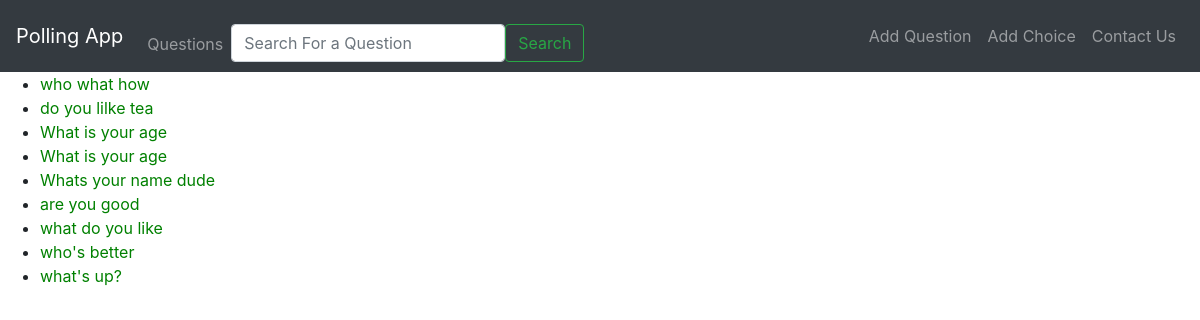
Screenshot of /polls/ with the database file from the repository.
### polls/models.py (models this page shows, shortened)
class Question(models.Model):
    question_text= models.CharField(max_length=200)
    pub_date= models.DateTimeField('date published')

### polls/views.py (the view)
# urls.py: path('', views.IndexView.as_view(), name='index'),
class IndexView(generic.ListView):
    template_name='polls/index.html'
    context_object_name='latest_qlist'
    def get_queryset(self):
        return Question.objects.order_by('-pub_date')[:10]

### polls/templates/polls/index.html
{% extends 'polls/base.html' %}
{% block content %}
{% if latest_qlist %}
    <ul>
        {% for question in latest_qlist %}
            <li><a href="{% url 'polls:detail' question.id %}">{{ question.question_text }}</a></li>
        {% endfor %}
    </ul>
{% else %}
    <p>No question available</p>
{% endif %}
{% endblock %}

### polls/templates/polls/base.html (shortened to what this page needs)
{% load static %}
<!DOCTYPE HTML>
<html>
<head>
    <link rel="stylesheet" href="https://stackpath.bootstrapcdn.com/bootstrap/4.3.1/css/bootstrap.min.css">
    <link rel="stylesheet" href="{% static 'polls/style.css' %}">
</head>
<body>
 <nav class="navbar navbar-expand-sm navbar-dark bg-dark">
      <a class="navbar-brand " href="{% url 'polls:index' %}">
        Polling App
      </a>
        <ul class="nav navbar-nav pt-3">
            <li class="nav-item"> <a class="nav-link " href="{% url 'polls:index' %}">Questions</a></li>
            <li class="nav-item">
                <form class="navbar-form form-inline" role="search" method="GET" action="{% url 'polls:search' %}">
                     <input class="form-control" type="text" name="search_key" placeholder="Search For a Question">
                    <input class="btn btn-outline-success" type="submit" value="Search">
                </form>
            </li>
        </ul>
        <div class="d-block d-flex flex-row ml-auto">
            <ul class="nav navbar-nav">
                <li class="nav-item">  <a href="{% url 'polls:add_question' %}" class="nav-link" >Add Question</a></li>
                <li class="nav-item">  <a href="{% url 'polls:add_choice' %}" class="nav-link" >Add Choice</a></li>
                <li class="nav-item"> <a class="nav-link" href="{% url 'polls:contact' %}">Contact Us</a></li>
            </ul>
        </div>
    </nav>
{% block content %}
{% endblock %}
</body>
</html>

### polls/static/polls/style.css (style rules this page uses)
li a { color: green; }
input[type="text"] { width: 300px; }

### rows the page displays
Question: question_text "who what how"
Question: question_text "do you lilke tea"
Question: question_text "What is your age"
Question: question_text "What is your age"
Question: question_text "Whats your name dude"
Question: question_text "are you good"
Question: question_text "what do you like"
Question: question_text "who's better"
Question: question_text "what's up?"
